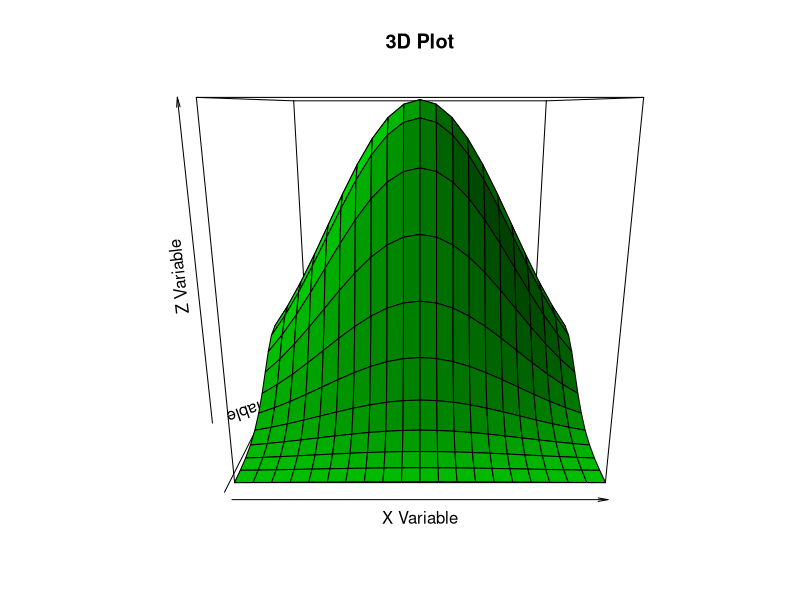
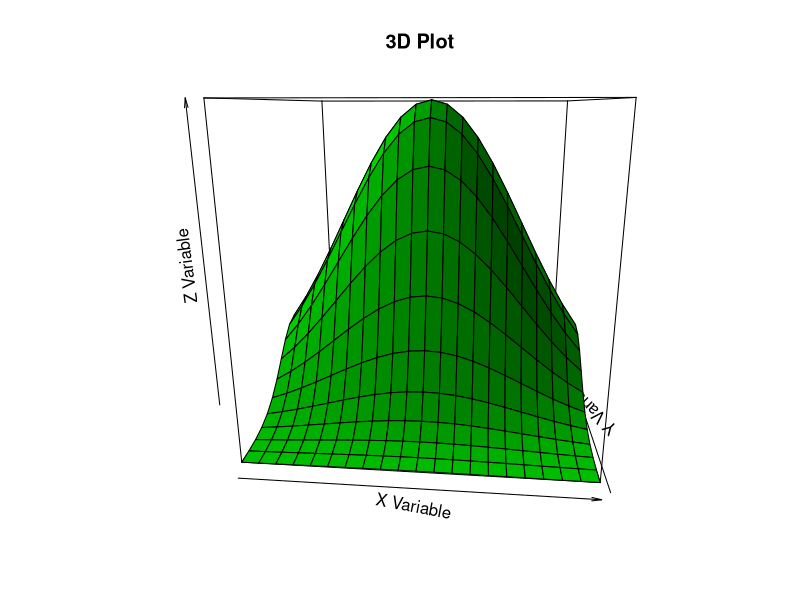
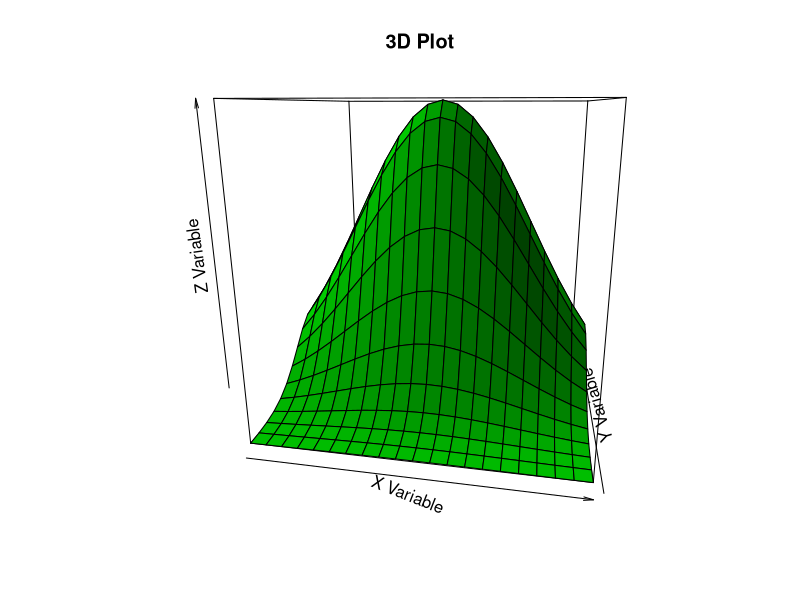
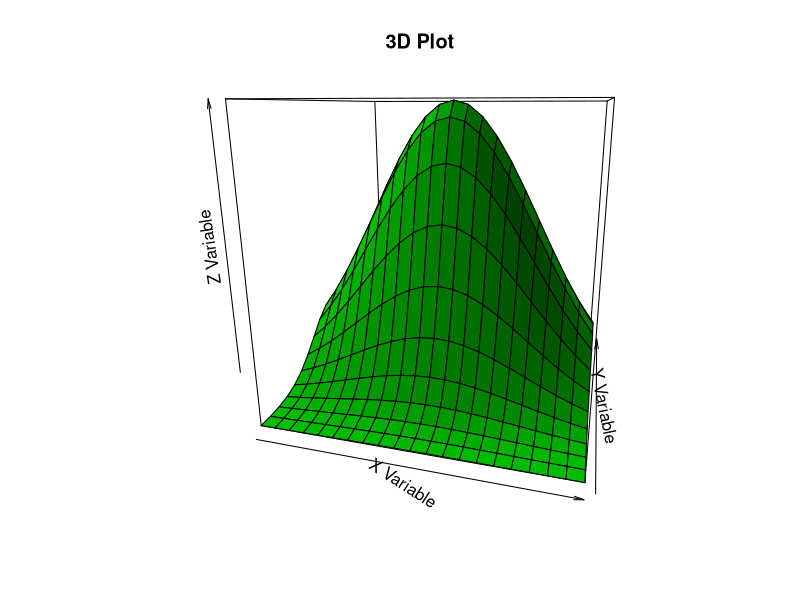
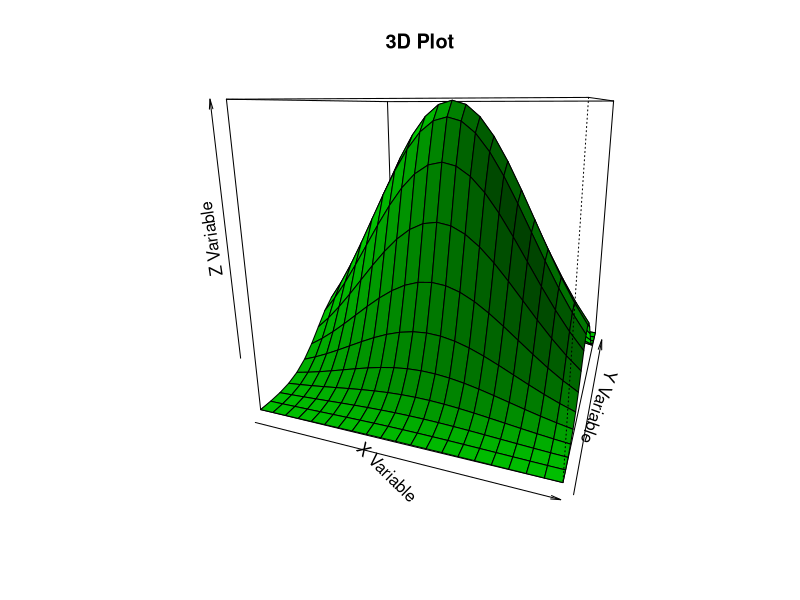
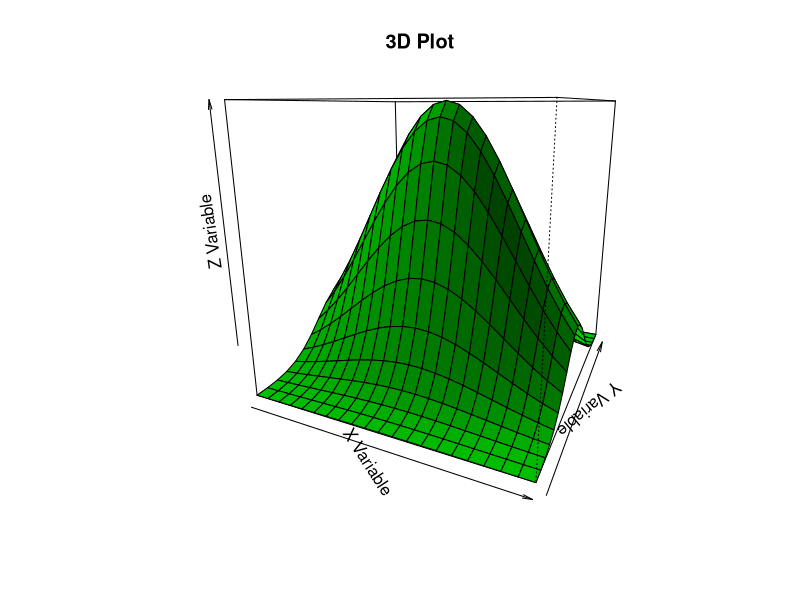
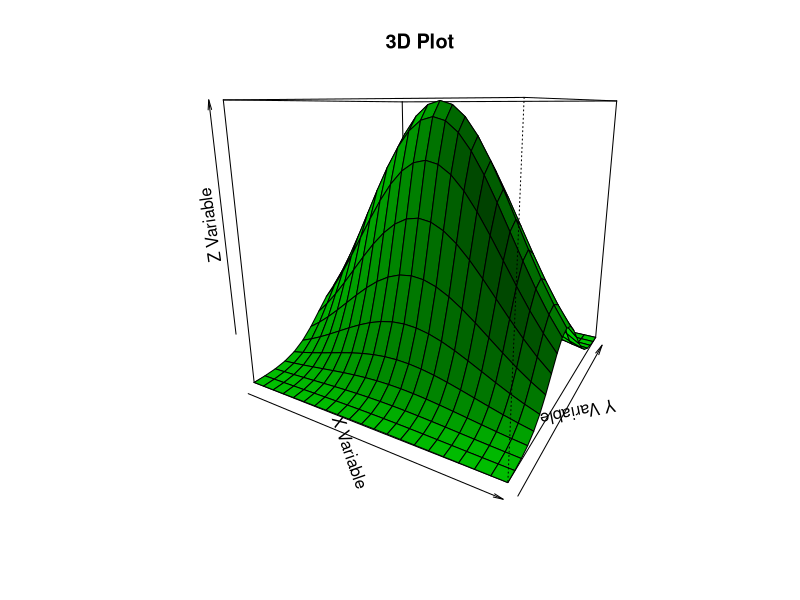
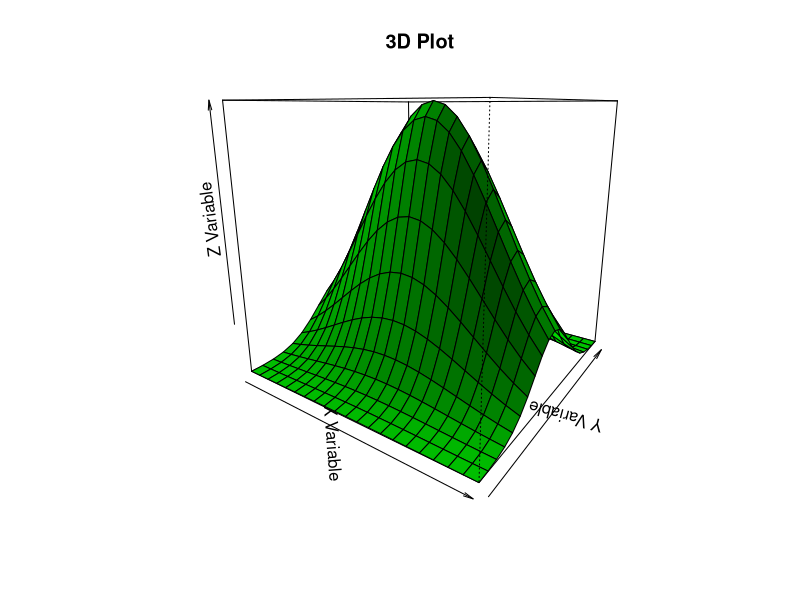

The R source for these figures, in order:
#Referenced: https://www.statology.org/3d-plot-in-r/


#create 3D plot and Rotate!
# (x,y,z) - 3D plot values
#rotation - degrees which the plot will rotate
#step - degrees between each image 
#tstep - time step between each image
ThreeDplotRotate <- function(x, y,z, step = 30, rotation = 360, tstep = 0.25) {
     for (THETA in seq(0,rotation,step)) {
          persp(x, y, z, xlab='X Variable', ylab='Y Variable', zlab='Z Variable',
                main='3D Plot', col='green', shade=.4, theta = THETA, phi = 15)
          Sys.sleep(tstep)
     }
}



## DEFINE DATA ~~~~~~~~~~~~~~~~~~~~~~~~~~~~~~~~~~~~~~~~~~~~~~~~~~~~~~~~~~~~~~~~~~~~~
x <- -10:10
y <- -10:10

#define function to create z-values
z_values <- function(x, y) {
     sqrt(x ^ 2 + y ^ 2)
}

#define function to create z-values
#Converted Matlab code from: http://www.taggedwiki.zubiaga.org/new_content/86bb8c19da64c02198b8d8d01635be7c#Meaning_of_parameters_for_the_general_equation
z_valuesGaussian <- function(x, y,sigma_x = 5,sigma_y = 5) {
     A = 1
     x0 = 0
     y0 = 0
     
     sigma_x = 6
     sigma_y = 3
     
     for( theta in seq(0, pi, pi/100)){
     a = cos(theta)^2/2/sigma_x^2 + sin(theta)^2/2/sigma_y^2
     b = -sin(2*theta)/4/sigma_x^2 + sin(2*theta)/4/sigma_y^2 
     c = sin(theta)^2/2/sigma_x^2 + cos(theta)^2/2/sigma_y^2
     }
     
     #return
     A*exp( - (a*(x-x0)^2 + 2*b*(x-x0)*(y-y0) + c*(y-y0)^2)) 
}

#create z-values, choose z_values for x2 + y2, or z_valuesGaussian for gaussian
z = outer(x, y, z_valuesGaussian)



## METHOD CALL ~~~~~~~~~~~~~~~~~~~~~~~~~~~~~~~~~~~~~~~~~~~~~~~~~~~~~~~~~~~~~~~~~~~~~
ThreeDplotRotate(x,y,z, step = 5, tstep = .05)
